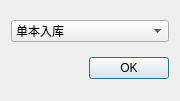
<?xml version="1.0" encoding="UTF-8"?>
<ui version="4.0">
 <class>AdminPad</class>
 <widget class="QDialog" name="AdminPad">
  <property name="geometry">
   <rect>
    <x>0</x>
    <y>0</y>
    <width>180</width>
    <height>101</height>
   </rect>
  </property>
  <property name="windowTitle">
   <string>Dialog</string>
  </property>
  <layout class="QGridLayout" name="gridLayout">
   <item row="1" column="1">
    <widget class="QPushButton" name="pushButton">
     <property name="text">
      <string>OK</string>
     </property>
    </widget>
   </item>
   <item row="0" column="0" colspan="2">
    <widget class="QComboBox" name="select">
     <item>
      <property name="text">
       <string>单本入库</string>
      </property>
     </item>
     <item>
      <property name="text">
       <string>批量入库</string>
      </property>
     </item>
     <item>
      <property name="text">
       <string>借书证办理</string>
      </property>
     </item>
     <item>
      <property name="text">
       <string>借书证删除</string>
      </property>
     </item>
    </widget>
   </item>
  </layout>
 </widget>
 <resources/>
 <connections/>
</ui>
